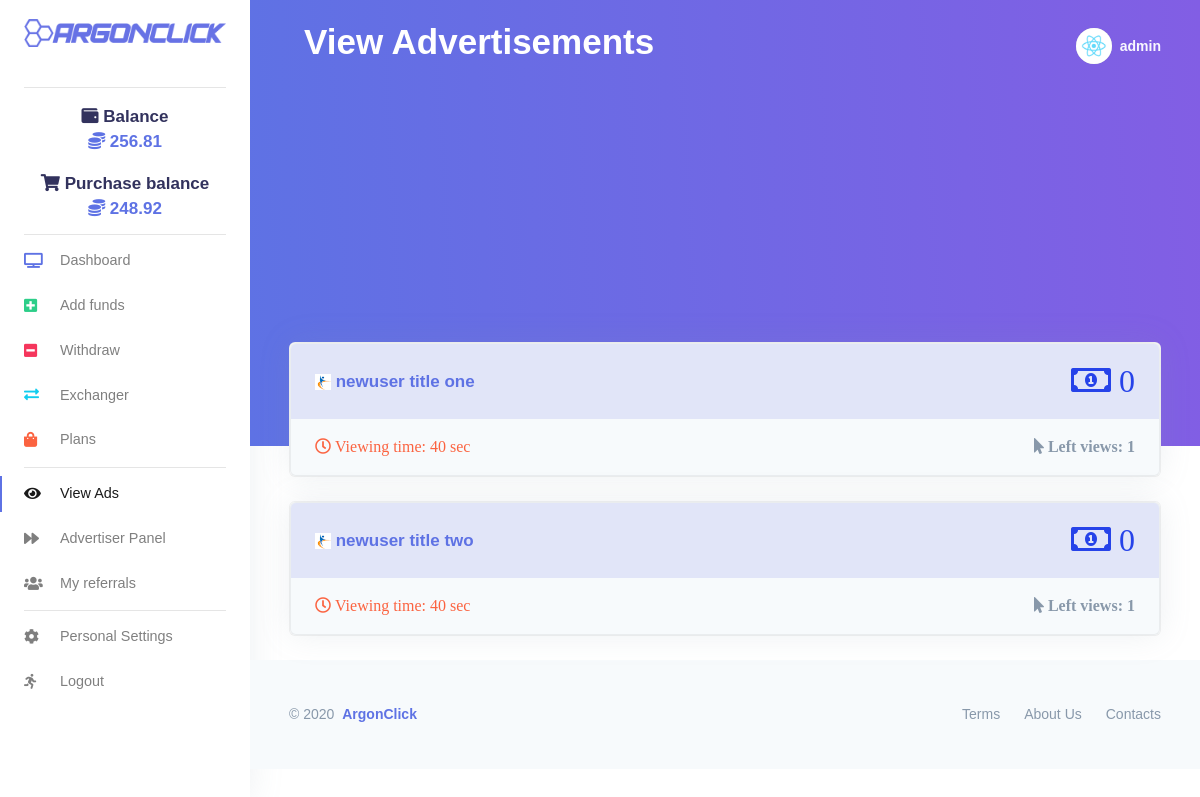
The app's page /viewads/ (signed in) with its own data.
### frontend/models.py (models this page shows, shortened)
class Profile(models.Model):
    user = models.OneToOneField(User, on_delete=models.CASCADE)
    bio = models.TextField(max_length=500, blank=True)
    code = models.CharField(max_length=6, blank=True, unique=True)
    recommended_by = models.ForeignKey(User, on_delete=models.CASCADE, blank=True, null=True, related_name="ref_by")
    balance = models.FloatField(default=0.00, max_length=7)
    purchase_balance = models.FloatField(default=0.00, max_length=7)
    click = models.IntegerField(default=0)
    per_hour = models.FloatField(default=0.00, max_length=7)
    profit = models.FloatField(default=0.00, max_length=7)
    alltime_earning = models.FloatField(default=0.00)
    investment_plans = models.TextField(blank=True, null=True)
    all_deposits = models.FloatField(default=0.00, max_length=7)
    earned_click = models.FloatField(default=0.00, max_length=7)
    deposit = models.FloatField(default=0.00, max_length=7)
    paid_out = models.FloatField(default=0.00, max_length=7)
    payeer = models.CharField(max_length=9, blank=True, null=True, unique=True)
    perfectmoney = models.CharField(max_length=9, blank=True, null=True, unique=True)
    created = models.DateTimeField(auto_now_add=True)
    plan_created = models.DateTimeField(auto_now_add=True)
    no_plan = models.IntegerField(default=0)
    no_ad = models.IntegerField(default=0)
    title = models.CharField(max_length=70, blank=True, null=True)
    url = models.URLField(blank=True, max_length=200)
    ads = models.TextField(blank=True, null=True)
    plans = models.TextField(blank=True, null=True)

### frontend/views.py (the view)
# urls.py: path('viewads/', views.viewads, name="viewads_page"),
@login_required(login_url='login_page')
def viewads(request, *args, **kwargs):
    user_obj = User.objects.get(username=str(request.user.username))
    profile = Profile.objects.get(user=user_obj)
    profile_count = Profile.objects.count()
    ads = []
    for i in range(profile_count):
        p = Profile.objects.get(code=i+10000)
        if p.ads in [None, '']: continue
        ads.append(save_asList(p, p.ads))
    return render(request, 'frontend/viewads.html', {"profile": profile, "ads": ads})

### frontend/views.py (called while the page is built)
def save_asList(profile, obj):
    if len(obj):
        a = obj
        if a.count('') > 1:
            a = a.split('')
        else:
            a = a.replace('', '').split("ው")
        if '' in a: a.remove('')
        if obj == profile.investment_plans: return a
        b = []
        if a[-1] == "Started" or a[-1] == "Stopped":
            b = [a]
        else:
            for x in a:
                x = x.split("ው")
                b.append(x)
        return b
    return []

### frontend/templates/frontend/viewads.html (shortened to what this page needs)
{% load i18n static %}<!DOCTYPE html>
{% load static %}
{% load compress %}
{% get_current_language as LANGUAGE_CODE %}{% get_current_language_bidi as LANGUAGE_BIDI %}
<html lang="{{ LANGUAGE_CODE|default:"en-us" }}" {% if LANGUAGE_BIDI %}dir="rtl"{% endif %}>
<head>
    {% compress css %}
    <link rel="stylesheet" type="text/css" href="{% static 'css/css.css' %}" charset="utf-8">
    <link rel="stylesheet" href="https://cdnjs.cloudflare.com/ajax/libs/font-awesome/5.5.0/css/all.css" type="text/css" charset="utf-8">
    <link rel="stylesheet" href="https://appsrv1-147a1.kxcdn.com/black-dashboard/css/nucleo-icons.min.css" type="text/css" charset="utf-8">
    <link rel="stylesheet" type="text/css" href="{% static 'css/argon-dashboard.css' %}" charset="utf-8">
    <link rel="stylesheet" type="text/css" href="{% static 'css/animate.css' %}" charset="utf-8">
    {% endcompress %}
</head>
{% load i18n %}
<body class="">
  <nav class="navbar navbar-vertical fixed-left navbar-expand-md navbar-light bg-white" id="sidenav-main">
    <div class="container-fluid">
      <a class="navbar-brand pt-0" href="{% url 'home_page' %}"> <img src="{% static 'img/blue.png' %}" class="navbar-brand-img" alt="..."> </a>
      <div class="collapse navbar-collapse" id="sidenav-collapse-main">
        <hr class="my--2">
        <ul id="wallet-shopping" class="navbar-nav">
          <div class="text-center mt-4">
            <h3><i class="fas fa-wallet"></i> Balance</h3>
            <div class="h3 font-weight-bold text-primary mt--2"> <i class="fas fa-coins"></i>  {{ profile.balance|floatformat:2 }}</div>
          </div>
          <div class="text-center mt-2">
            <h3><i class="fas fa-shopping-cart"></i> Purchase balance</h3>
                <div class="h3 font-weight-bold text-primary mt--2"> <i class="fas fa-coins"></i>  {{ profile.purchase_balance|floatformat:2 }}</div>
          </div>
        </ul>
        <hr class="my-1">
        <ul class="navbar-nav">
          <li class="nav-item"> <a class="nav-link" href="{% url 'account_page' %}"> <i class="fa fa-tv text-primary"></i> Dashboard</a> </li>
          <li class="nav-item"> <a class="nav-link" href="{% url 'insert_page' %}"> <i class="fa fa-plus-square text-success"></i> Add funds </a> </li>
          <li class="nav-item"> <a class="nav-link" href="{% url 'payment_page' %}"> <i class="fa fa-minus-square text-red"></i> Withdraw </a> </li>
          <li class="nav-item"> <a class="nav-link" href="{% url 'exchange_page' %}"> <i class="fas fa-exchange-alt text-info"></i> Exchanger </a> </li>
          <li class="nav-item"> <a class="nav-link" href="{% url 'plans_page' %}"> <i class="fa fa-shopping-bag text-warning"></i> Plans </a> </li>
        </ul>
        <hr class="my-1">
        <ul class="navbar-nav">
          <li class="nav-item"> <a class="nav-link active" href="{% url 'viewads_page' %}"> <i class="fa fa-eye"></i> View Ads </a> </li>
          <li class="nav-item"> <a class="nav-link" href="{% url 'viewads_add_page' %}"> <i class="fa fa-forward"></i> Advertiser Panel </a> </li>
          <li class="nav-item"> <a class="nav-link" href="{% url 'referrals_page' %}"> <i class="fa fa-users"></i> My referrals </a> </li>
        </ul>
        <hr class="my-1">
        <ul class="navbar-nav">
            <li class="nav-item"> <a class="nav-link" href="{% url 'settings_page' %}"> <i class="fa fa-cog" aria-hidden="true"></i> Personal Settings </a> </li>
            <li class="nav-item"> <a class="nav-link" href="{% url 'exit_page' %}"> <i class="fas fa-running"></i> Logout </a> </li>
        </ul>
      </div>
    </div>
  </nav>
  <div class="main-content">
    <nav class="navbar navbar-top navbar-expand-md navbar-dark" id="navbar-main">
      <div class="container-fluid">
        <div class="col">
          <h1 class="display-3 text-white">View Advertisements</h1>
        </div>
      <ul class="navbar-nav align-items-center d-none d-md-flex">
        <li class="nav-item dropdown"> <a class="nav-link pr-0" href="#" role="button" data-toggle="dropdown" aria-haspopup="true" aria-expanded="false">
          <div class="media align-items-center"> <span class="avatar avatar-sm rounded-circle"> <img alt="Image placeholder" src="{% static 'img/react.jpg' %}"> </span>
            <div class="media-body ml-2 d-none d-lg-block"> <span class="mb-0 text-sm  font-weight-bold notranslate">{{ user.username|default:'Guest' }}</span> </div>
          </div>
          </a>
        </li>
      </ul>
      </div>
    </nav>
    <div class="header bg-gradient-primary pb-9 pt-7 pt-md-8">
	  		<div class="col-lg-12 text-center mt-4">
<iframe data-aa="1328909" src="//ad.a-ads.com/1328909?size=468x60" scrolling="no" style="width:468px; height:60px; border:0px; padding:0; overflow:hidden" allowtransparency="true" wtu1ji3hx=""></iframe>
<iframe data-aa="1328909" src="//ad.a-ads.com/1328909?size=468x60" scrolling="no" style="width:468px; height:60px; border:0px; padding:0; overflow:hidden" allowtransparency="true" wtu1ji3hx=""></iframe>
</div>
    </div>
    <div class="container-fluid mt--8">
      <div id="show_table" class="row">
        {% for ad in ads %}
            {% for a in ad %}
          <div class="col-xl-12 mt-4">
              <div class="card card-stats">
                <div class="card bg-secondary shadow">
                  <div class="card-header badge-primary border-0">
                    <div class="row align-items-center">
                      <div class="col-8">
                        <h3 class="mb-0"><img src="{% static 'img/favicons_006.png' %}">
                            <a href="#" title="Start browsing the site">  {{a.2}}</a>
                        </h3>
                      </div>
                      <div class="col-4 text-right"><span class="far fa-money-bill-alt fa-2x">&nbsp;{{a.3}}</span> </div>
                    </div>
                  </div>
                  <div class="card-body ">
                      <div class="row">
                        <div class="col-7">
                            <span class=" text-warning far fa-clock"> Viewing time: 40 sec</span>
                        </div>
                        <div class="col-5 text-right text-muted">
                          <span class="fas fa-mouse-pointer">&nbsp;Left&nbsp;views:&nbsp;1</span>
                        </div>
                      </div>
                  </div>
                </div>
              </div>
            </div>
            {% endfor %}
        {% endfor %}
      </div>
    </div>
    <footer class="footer mt-4">
      <div class="container-fluid">
        <div class="row align-items-center justify-content-xl-between">
          <div class="col-xl-6">
            <div class="copyright text-center text-xl-left text-muted"> © 2020 <a href="{% url 'home_page' %}" class="font-weight-bold ml-1">ArgonClick</a> </div>
          </div>
          <div class="col-xl-6">
            <ul class="nav nav-footer justify-content-center justify-content-xl-end">
              <li class="nav-item"> <a href="{% url 'terms_page' %}" class="nav-link">Terms</a> </li>
              <li class="nav-item"> <a href="{% url 'about_page' %}" class="nav-link">About Us</a> </li>
              <li class="nav-item"> <a href="{% url 'contacts_page' %}" class="nav-link">Contacts</a> </li>
            </ul>
          </div>
        </div>
      </div>
    </footer>
  </div>
</body></html>

### records on screen
Profile: balance "256.81", purchase_balance "248.92"
Profile: title "newuser title two", a "0"

### other values on screen
{{ user.username|default:'Guest' }} "admin"
{{ a.2 }} "newuser title one"
{{ a.3 }} "0"
